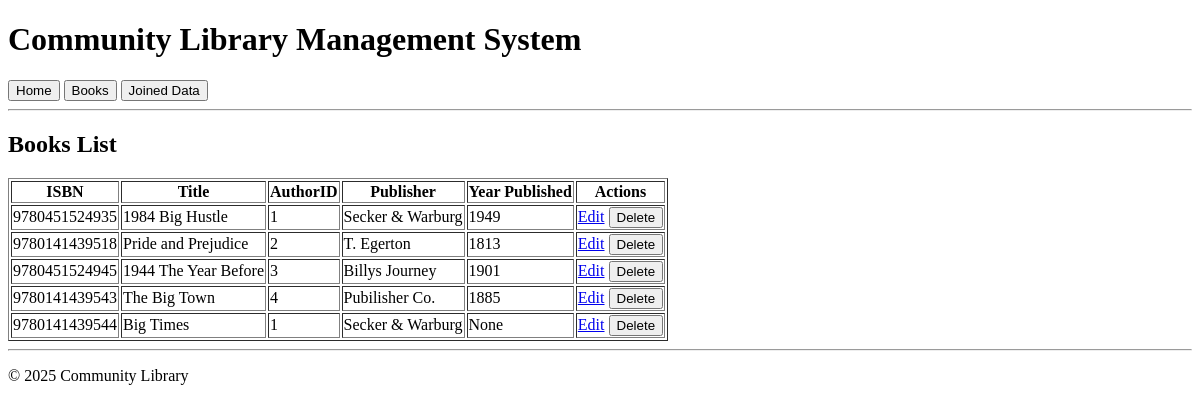
Before: /books with the older database file.
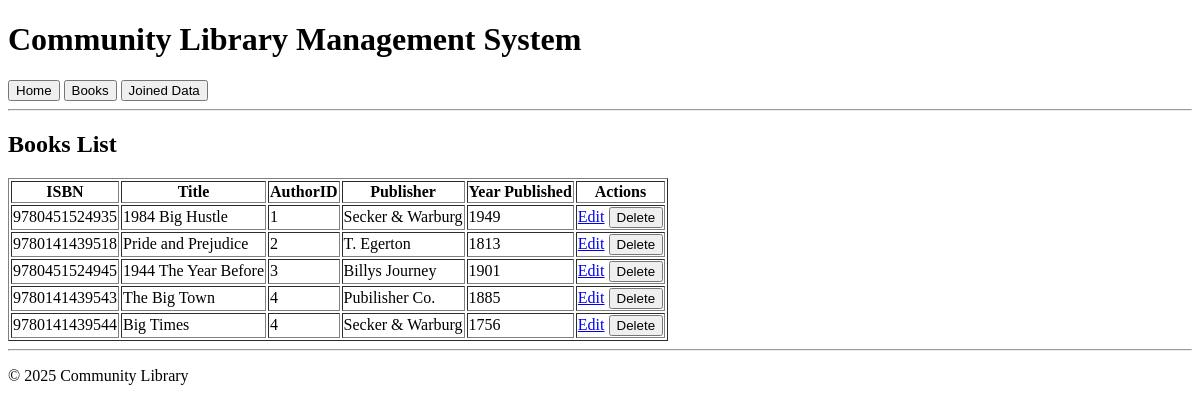
After: the same page with the newer database file.
### tables this page shows
CREATE TABLE Books (
    ISBN VARCHAR(20) PRIMARY KEY,
    Title VARCHAR(100),
    AuthorID INT,
    Publisher VARCHAR(100),
    YearPublished INT,
    FOREIGN KEY (AuthorID) REFERENCES Authors(AuthorID)
);

### main.py (the view)
@app.get("/books", response_class=HTMLResponse)
async def list_books(request: Request):
    conn = get_db_connection()
    books = conn.execute("SELECT * FROM Books").fetchall()
    conn.close()
    books_list = [dict(book) for book in books]
    return templates.TemplateResponse("books.html", {"request": request, "books": books_list})

### templates/books.html (shortened to what this page needs)
{% extends "base.html" %}
{% block content %}
<h2>Books List</h2>
<table border="1">
    <thead>
        <tr>
            <th>ISBN</th>
            <th>Title</th>
            <th>AuthorID</th>
            <th>Publisher</th>
            <th>Year Published</th>
            <th>Actions</th>
        </tr>
    </thead>
    <tbody>
    {% for book in books %}
        <tr>
            <td>{{ book.ISBN }}</td>
            <td>{{ book.Title }}</td>
            <td>{{ book.AuthorID }}</td>
            <td>{{ book.Publisher }}</td>
            <td>{{ book.YearPublished }}</td>
            <td>
                <a href="/update_book/{{ book.ISBN }}">Edit</a>
                <form action="/delete_book/{{ book.ISBN }}" method="post" class="delete-form" style="display:inline;">
                    <input type="submit" value="Delete">
                </form>
            </td>
        </tr>
    {% endfor %}
    </tbody>
</table>
{% endblock %}

### templates/base.html (shortened to what this page needs)
<!DOCTYPE html>
<html>
<head>
</head>
<body>
    <header>
        <h1>Community Library Management System</h1>
        <nav>
            <button onclick="location.href='/'">Home</button>
            <button onclick="location.href='/books'">Books</button>
            <button onclick="location.href='/joined_data'">Joined Data</button>
        </nav>
        <hr>
    </header>
    <main>
        {% block content %}
        {% endblock %}
    </main>
    <footer>
        <hr>
        <p>&copy; 2025 Community Library</p>
    </footer>
</body>
</html>

Changed rows visible on the page:
changed Books "Big Times": AuthorID "1" → "4"; YearPublished "None" → "1756"
